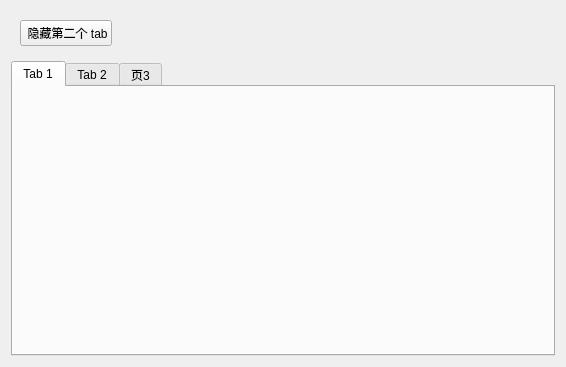
<?xml version="1.0" encoding="UTF-8"?>
<ui version="4.0">
 <class>FormTestTabWidget</class>
 <widget class="QWidget" name="FormTestTabWidget">
  <property name="geometry">
   <rect>
    <x>0</x>
    <y>0</y>
    <width>566</width>
    <height>367</height>
   </rect>
  </property>
  <property name="windowTitle">
   <string>Form</string>
  </property>
  <layout class="QVBoxLayout" name="verticalLayout">
   <item>
    <widget class="QWidget" name="widget" native="true">
     <property name="minimumSize">
      <size>
       <width>0</width>
       <height>36</height>
      </size>
     </property>
     <layout class="QHBoxLayout" name="horizontalLayout">
      <item>
       <widget class="QPushButton" name="btnHideSecondTab">
        <property name="text">
         <string> 隐藏第二个 tab</string>
        </property>
       </widget>
      </item>
      <item>
       <spacer name="horizontalSpacer">
        <property name="orientation">
         <enum>Qt::Horizontal</enum>
        </property>
        <property name="sizeHint" stdset="0">
         <size>
          <width>423</width>
          <height>20</height>
         </size>
        </property>
       </spacer>
      </item>
     </layout>
    </widget>
   </item>
   <item>
    <widget class="QTabWidget" name="tabWidget">
     <property name="currentIndex">
      <number>0</number>
     </property>
     <widget class="QWidget" name="tab">
      <attribute name="title">
       <string>Tab 1</string>
      </attribute>
     </widget>
     <widget class="QWidget" name="tab_2">
      <attribute name="title">
       <string>Tab 2</string>
      </attribute>
     </widget>
     <widget class="QWidget" name="tab_3">
      <attribute name="title">
       <string>页3</string>
      </attribute>
     </widget>
    </widget>
   </item>
  </layout>
 </widget>
 <resources/>
 <connections/>
</ui>
